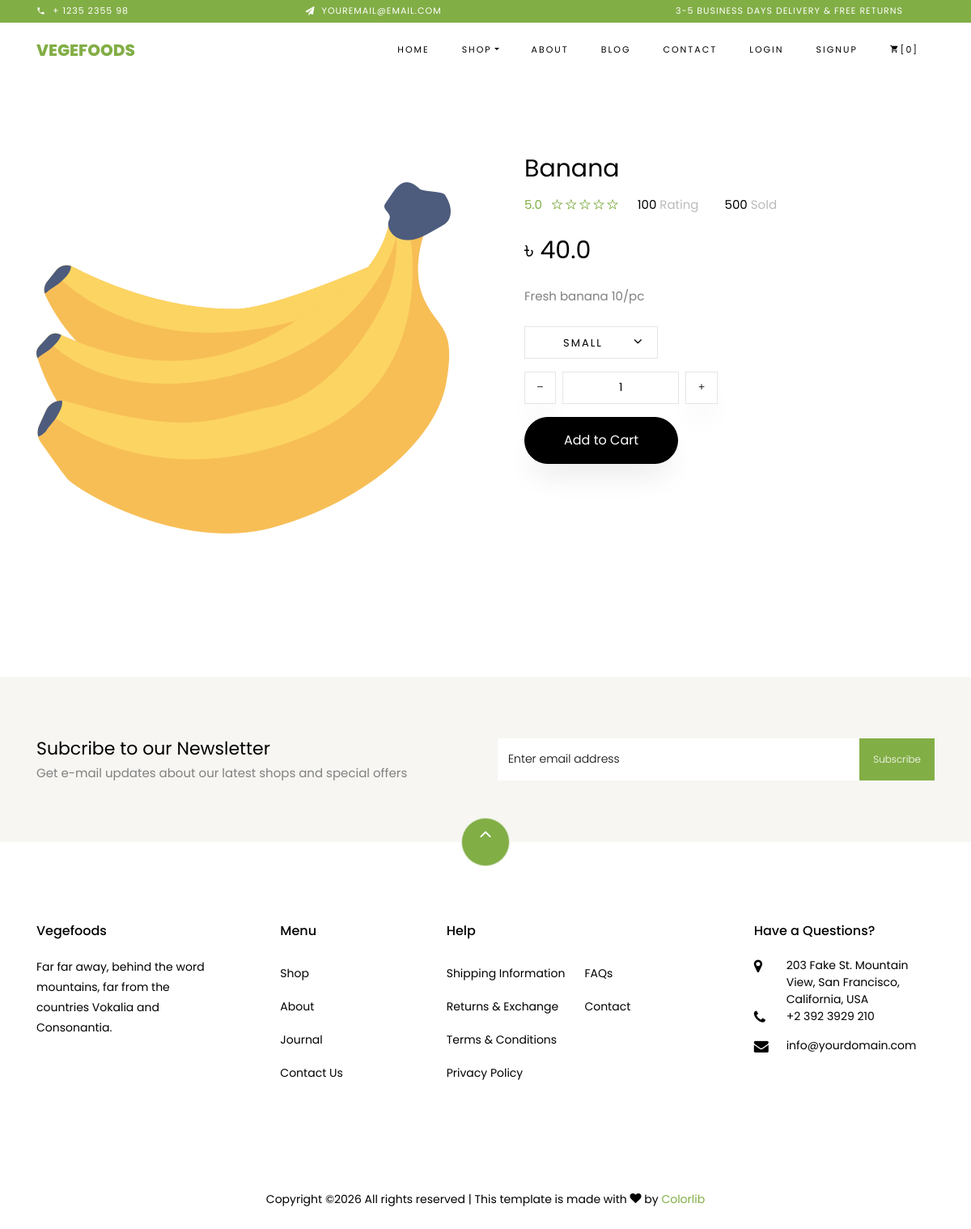
The page /fruit-details/2 on the database its author committed.
### shop/models.py (models this page shows, shortened)
class Fruit(models.Model):
    title = models.CharField(max_length=200)
    selling_price = models.FloatField()
    discounted_price = models.FloatField()
    description = models.CharField(max_length=500)
    fruit_image = models.ImageField(upload_to='fruit-img')

### shop/views.py (the view)
# urls.py: path('fruit-details/<int:id>', views.FruitDetail.as_view(), name='fruit-detail'),
class FruitDetail(View):
    def get(self, request, id):
        fruit = Fruit.objects.get(id=id)
        return render(request, 'product-single.html', {'fruit': fruit})

### templates/product-single.html (shortened to what this page needs)
{% load static %}
<!DOCTYPE html>
<html lang="en">
<head>
    <link rel="stylesheet" href="{% static 'css/open-iconic-bootstrap.min.css' %}">
    <link rel="stylesheet" href="{% static 'css/animate.css' %}">
    <link rel="stylesheet" href="{% static 'css/owl.carousel.min.css' %}">
    <link rel="stylesheet" href="{% static 'css/owl.theme.default.min.css' %}">
    <link rel="stylesheet" href="{% static 'css/magnific-popup.css' %}">
    <link rel="stylesheet" href="{% static 'css/aos.css' %}">
    <link rel="stylesheet" href="{% static 'css/ionicons.min.css' %}">
    <link rel="stylesheet" href="{% static 'css/bootstrap-datepicker.css' %}">
    <link rel="stylesheet" href="{% static 'css/jquery.timepicker.css' %}">
    <link rel="stylesheet" href="{% static 'css/flaticon.css' %}">
    <link rel="stylesheet" href="{% static 'css/icomoon.css' %}">
    <link rel="stylesheet" href="{% static 'css/style.css' %}">
</head>
<body class="goto-here">
<div class="py-1 bg-primary">
    <div class="container">
        <div class="row no-gutters d-flex align-items-start align-items-center px-md-0">
            <div class="col-lg-12 d-block">
                <div class="row d-flex">
                    <div class="col-md pr-4 d-flex topper align-items-center">
                        <div class="icon mr-2 d-flex justify-content-center align-items-center"><span
                                class="icon-phone2"></span></div>
                        <span class="text">+ 1235 2355 98</span>
                    </div>
                    <div class="col-md pr-4 d-flex topper align-items-center">
                        <div class="icon mr-2 d-flex justify-content-center align-items-center"><span
                                class="icon-paper-plane"></span></div>
                        <span class="text">youremail@email.com</span>
                    </div>
                    <div class="col-md-5 pr-4 d-flex topper align-items-center text-lg-right">
                        <span class="text">3-5 Business days delivery &amp; Free Returns</span>
                    </div>
                </div>
            </div>
        </div>
    </div>
</div>
<nav class="navbar navbar-expand-lg navbar-dark ftco_navbar bg-dark ftco-navbar-light" id="ftco-navbar">
    <div class="container">
        <a class="navbar-brand" href="index.html">Vegefoods</a>
        <div class="collapse navbar-collapse" id="ftco-nav">
            <ul class="navbar-nav ml-auto">
                <li class="nav-item"><a href="index.html" class="nav-link">Home</a></li>
                <li class="nav-item active dropdown">
                    <a class="nav-link dropdown-toggle" href="#" id="dropdown04" data-toggle="dropdown"
                       aria-haspopup="true" aria-expanded="false">Shop</a>
                </li>
                <li class="nav-item"><a href="about.html" class="nav-link">About</a></li>
                <li class="nav-item"><a href="blog.html" class="nav-link">Blog</a></li>
                <li class="nav-item"><a href="contact.html" class="nav-link">Contact</a></li>
                {% if user.is_authenticated %}
                <li class="nav-item">
                    <form method="post" action="{% url 'logout' %}">
                        {% csrf_token %}
                        <button type="submit" class="nav-link">Logout</button>
                    </form>
                </li>
                {% else %}
                <li class="nav-item"><a href="{% url 'login' %}" class="nav-link">Login</a></li>
                <li class="nav-item"><a href="{% url 'signup' %}" class="nav-link">Signup</a></li>
                {% endif %}
                <li class="nav-item cta cta-colored"><a href="cart.html" class="nav-link"><span
                        class="icon-shopping_cart"></span>[0]</a></li>
            </ul>
        </div>
    </div>
</nav>
<section class="ftco-section">
    <div class="container">
        <div class="row">
            <div class="col-lg-6 mb-5 ftco-animate">
                <a href="{% static 'images/product-1.jpg' %}" class="image-popup"><img src="{{ fruit.fruit_image.url }}"
                                                                                       class="img-fluid"
                                                                                       alt="Colorlib Template"></a>
            </div>
            <div class="col-lg-6 product-details pl-md-5 ftco-animate">
                <h3>{{ fruit.title }}</h3>
                <div class="rating d-flex">
                    <p class="text-left mr-4">
                        <a href="#" class="mr-2">5.0</a>
                        <a href="#"><span class="ion-ios-star-outline"></span></a>
                        <a href="#"><span class="ion-ios-star-outline"></span></a>
                        <a href="#"><span class="ion-ios-star-outline"></span></a>
                        <a href="#"><span class="ion-ios-star-outline"></span></a>
                        <a href="#"><span class="ion-ios-star-outline"></span></a>
                    </p>
                    <p class="text-left mr-4">
                        <a href="#" class="mr-2" style="color: #000;">100 <span style="color: #bbb;">Rating</span></a>
                    </p>
                    <p class="text-left">
                        <a href="#" class="mr-2" style="color: #000;">500 <span style="color: #bbb;">Sold</span></a>
                    </p>
                </div>
                <p class="price"><span>৳ {{ fruit.discounted_price }}</span></p>
                <p>{{ fruit.description }}</p>
                <div class="row mt-4">
                    <div class="col-md-6">
                        <div class="form-group d-flex">
                            <div class="select-wrap">
                                <div class="icon"><span class="ion-ios-arrow-down"></span></div>
                                <select name="" id="" class="form-control">
                                    <option value="">Small</option>
                                </select>
                            </div>
                        </div>
                    </div>
                    <div class="input-group col-md-6 d-flex mb-3">
	             	<span class="input-group-btn mr-2">
	                	<button type="button" class="quantity-left-minus btn" data-type="minus" data-field="">
	                   <i class="ion-ios-remove"></i>
	                	</button>
	            		</span>
                        <input type="text" id="quantity" name="quantity" class="form-control input-number" value="1"
                               min="1" max="100">
                        <span class="input-group-btn ml-2">
	                	<button type="button" class="quantity-right-plus btn" data-type="plus" data-field="">
	                     <i class="ion-ios-add"></i>
	                 </button>
	             	</span>
                    </div>
                </div>
                <p><a href="cart.html" class="btn btn-black py-3 px-5">Add to Cart</a></p>
            </div>
        </div>
    </div>
</section>
<section class="ftco-section ftco-no-pt ftco-no-pb py-5 bg-light">
    <div class="container py-4">
        <div class="row d-flex justify-content-center py-5">
            <div class="col-md-6">
                <h2 style="font-size: 22px;" class="mb-0">Subcribe to our Newsletter</h2>
                <span>Get e-mail updates about our latest shops and special offers</span>
            </div>
            <div class="col-md-6 d-flex align-items-center">
                <form action="#" class="subscribe-form">
                    <div class="form-group d-flex">
                        <input type="text" class="form-control" placeholder="Enter email address">
                        <input type="submit" value="Subscribe" class="submit px-3">
                    </div>
                </form>
            </div>
        </div>
    </div>
</section>
<footer class="ftco-footer ftco-section">
    <div class="container">
        <div class="row">
            <div class="mouse">
                <a href="#" class="mouse-icon">
                    <div class="mouse-wheel"><span class="ion-ios-arrow-up"></span></div>
                </a>
            </div>
        </div>
        <div class="row mb-5">
            <div class="col-md">
                <div class="ftco-footer-widget mb-4">
                    <h2 class="ftco-heading-2">Vegefoods</h2>
                    <p>Far far away, behind the word mountains, far from the countries Vokalia and Consonantia.</p>
                    <ul class="ftco-footer-social list-unstyled float-md-left float-lft mt-5">
                    </ul>
                </div>
            </div>
            <div class="col-md">
                <div class="ftco-footer-widget mb-4 ml-md-5">
                    <h2 class="ftco-heading-2">Menu</h2>
                    <ul class="list-unstyled">
                        <li><a href="#" class="py-2 d-block">Shop</a></li>
                        <li><a href="#" class="py-2 d-block">About</a></li>
                        <li><a href="#" class="py-2 d-block">Journal</a></li>
                        <li><a href="#" class="py-2 d-block">Contact Us</a></li>
                    </ul>
                </div>
            </div>
            <div class="col-md-4">
                <div class="ftco-footer-widget mb-4">
                    <h2 class="ftco-heading-2">Help</h2>
                    <div class="d-flex">
                        <ul class="list-unstyled mr-l-5 pr-l-3 mr-4">
                            <li><a href="#" class="py-2 d-block">Shipping Information</a></li>
                            <li><a href="#" class="py-2 d-block">Returns &amp; Exchange</a></li>
                            <li><a href="#" class="py-2 d-block">Terms &amp; Conditions</a></li>
                            <li><a href="#" class="py-2 d-block">Privacy Policy</a></li>
                        </ul>
                        <ul class="list-unstyled">
                            <li><a href="#" class="py-2 d-block">FAQs</a></li>
                            <li><a href="#" class="py-2 d-block">Contact</a></li>
                        </ul>
                    </div>
                </div>
            </div>
            <div class="col-md">
                <div class="ftco-footer-widget mb-4">
                    <h2 class="ftco-heading-2">Have a Questions?</h2>
                    <div class="block-23 mb-3">
                        <ul>
                            <li><span class="icon icon-map-marker"></span><span class="text">203 Fake St. Mountain View, San Francisco, California, USA</span>
                            </li>
                            <li><a href="#"><span class="icon icon-phone"></span><span
                                    class="text">+2 392 3929 210</span></a></li>
                            <li><a href="#"><span class="icon icon-envelope"></span><span class="text">info@yourdomain.com</span></a>
                            </li>
                        </ul>
                    </div>
                </div>
            </div>
        </div>
        <div class="row">
            <div class="col-md-12 text-center">
                <p>
                    Copyright &copy;<script>document.write(new Date().getFullYear());</script>
                    All rights reserved | This template is made with <i class="icon-heart color-danger"
                                                                        aria-hidden="true"></i> by <a
                            href="https://colorlib.com" target="_blank">Colorlib</a>
                </p>
            </div>
        </div>
    </div>
</footer>
</body>
</html>

### static/css/icomoon.css (style rules this page uses)
[class^="icon-"], [class*=" icon-"] { font-family: 'icomoon' !important; speak: none; font-style: normal; font-weight: normal; font-variant: normal; text-transform: none; line-height: 1; -webkit-font-smoothing: antialiased; -moz-osx-font-smoothing: grayscale; }
.icon-heart:before { content: "\f004"; }
.icon-map-marker:before { content: "\f041"; }
.icon-phone:before { content: "\f095"; }
.icon-envelope:before { content: "\f0e0"; }
.icon-paper-plane:before { content: "\f1d8"; }
.icon-phone2:before { content: "\e0cd"; }
.icon-shopping_cart:before { content: "\e8cc"; }

### rows shown on the page
Fruit: fruit_image (picture), title "Banana", discounted_price "40.0", description "Fresh banana 10/pc"
